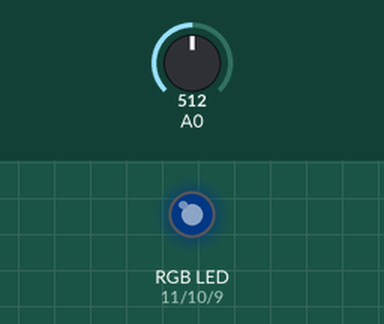
The sketch below on a simulated Arduino Uno, built with avr-gcc and run on an emulated ATmega328P. Parts: an RGB LED mixed from three pins (HIGH = lit). The test bench sets the inputs (shaded band); at power-on: A0 = 512. Dim RGB values are drawn brighter than linear; random numbers use the default seed unless the sketch sets one.

Above: at 0.15 s.
At 1.36 s:
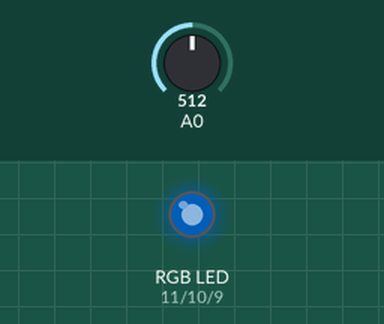
At 2.6 s:
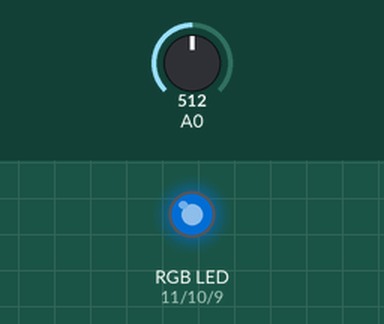
At 6.33 s:
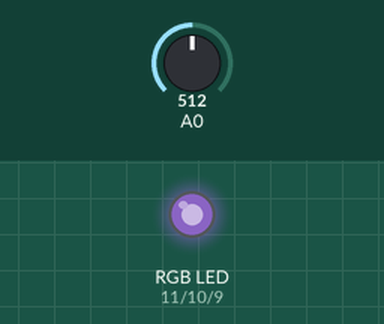
At 6.93 s:
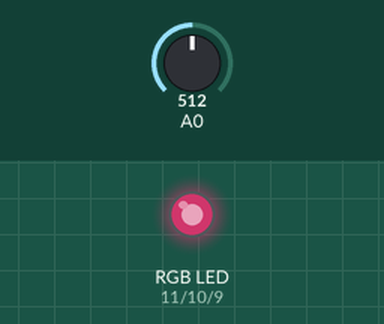
At 11.2 s:
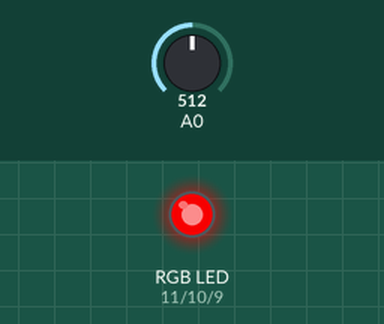
Timing chart, 0 to 12.7 s (numbered marks = the images above):
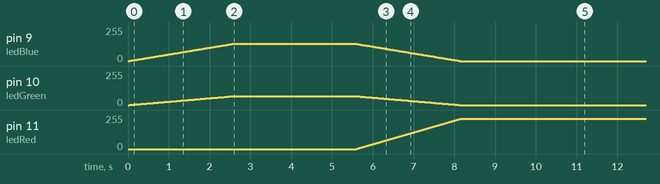

Measured:
- by itself, pin 9 (ledBlue): rises from 0/255 to 130/255 in 5.6 s, then falls to 0/255 in 2.6 s
- by itself, pin 10 (ledGreen): rises from 0/255 to 67/255 in 5.5 s, then falls to 0/255 in 2.5 s
- by itself, pin 11 (ledRed): moves from 0/255 to 228/255 over 5.6 s

The sketch:

AbajurRGB.ino
```cpp
/*

            Este código é copiado do professor, e tem a função de variar as intencidades dos leds vermelho, verde e azul para que cores aleatórias
      sejam geradas. Este projeto não será testado na prática, mas é um bom exemplo do uso de leds RGB.

*/

// --- Mapeamento de Hardware ---
#define ledRed    11 //led vermelho
#define ledGreen  10 //led verde
#define ledBlue    9 //led azul


// --- Variáveis Globais ---
float RGB1[3]; //vetor RGB1
float RGB2[3]; //vetor RGB2
float INC[3];  //vetor de incremento

int red, green, blue; //armazena o respectivo valor RGB


// --- Configurações Iniciais ---
void setup()
{
    randomSeed(analogRead(0)); //gera números aleatórios a partir da semente lida em A0 (ruído analógico)

    //Valores RGB iniciam em zero
    RGB1[0] = 0;
    RGB1[1] = 0;
    RGB1[2] = 0;

    //Valores RGB aleatórios entre 0 e 255 (transição de cor que o abajur fará)
    RGB2[0] = random(256);
    RGB2[1] = random(256);
    RGB2[2] = random(256);

} //end setup


// --- Loop Infinito ---
void loop()
{
     randomSeed(analogRead(0)); //obtém um valor aleatório


     //Consulta os valores RGB do início ao fim, e avalia o incremento a ser feito
     for(int x=0; x<3; x++) INC[x] = (RGB1[x] - RGB2[x]) / 256;


     for(int x=0; x<256; x++)
     {
        //obtém os valores de vermelho, verde e azul
        red = int(RGB1[0]);
        green = int(RGB1[1]);
        blue = int(RGB1[2]);

        //gera o PWM no respectivo pino
        analogWrite(ledRed, red);
        analogWrite(ledGreen, green);
        analogWrite(ledBlue, blue);

        delay(10); //tempo entre as transições

        //subtrai o valor do incremento
        RGB1[0] -= INC[0];
        RGB1[1] -= INC[1];
        RGB1[2] -= INC[2];

     } //end for


     // gera novos valores aleatórios para a próxima transição
     for(int x=0; x<3; x++)
     {
       // força a ocorrência das cores primárias
        RGB2[x] = random(556)-300;

        RGB2[x] = constrain(RGB2[x], 0, 255); //mantém RGB2[x] na faixa entre 0 e 255

        delay(1000);

     } //end for

} //end loop


/*

     TABELA DE COMBINAÇÃO DE CORES

     Vermelho  Verde   Azul    |  Cor Resultante
     -------------------------------------------
        255      0      0      |     Vermelho
         0      255     0      |     Verde
         0       0     255     |     Azul
        255     255     0      |     Amarelo
         0      255    255     |     Ciano
        255      0     255     |     Magenta
        255     255    255     |     Branco


*/
```
